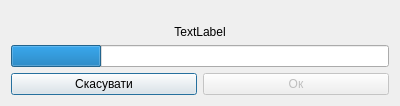
<?xml version="1.0" encoding="UTF-8"?>
<ui version="4.0">
 <class>Dialog</class>
 <widget class="QDialog" name="Dialog">
  <property name="geometry">
   <rect>
    <x>0</x>
    <y>0</y>
    <width>400</width>
    <height>106</height>
   </rect>
  </property>
  <property name="windowTitle">
   <string>Dialog</string>
  </property>
  <layout class="QVBoxLayout" name="verticalLayout">
   <item>
    <widget class="QLabel" name="notificationLabel">
     <property name="sizePolicy">
      <sizepolicy hsizetype="Preferred" vsizetype="Expanding">
       <horstretch>0</horstretch>
       <verstretch>0</verstretch>
      </sizepolicy>
     </property>
     <property name="text">
      <string>TextLabel</string>
     </property>
     <property name="alignment">
      <set>Qt::AlignmentFlag::AlignBottom|Qt::AlignmentFlag::AlignHCenter</set>
     </property>
    </widget>
   </item>
   <item>
    <widget class="QProgressBar" name="progressBar">
     <property name="sizePolicy">
      <sizepolicy hsizetype="Expanding" vsizetype="Maximum">
       <horstretch>0</horstretch>
       <verstretch>0</verstretch>
      </sizepolicy>
     </property>
     <property name="value">
      <number>24</number>
     </property>
     <property name="textVisible">
      <bool>false</bool>
     </property>
    </widget>
   </item>
   <item>
    <layout class="QHBoxLayout" name="horizontalLayout">
     <item>
      <widget class="QPushButton" name="cancelPushButton">
       <property name="text">
        <string>Скасувати</string>
       </property>
      </widget>
     </item>
     <item>
      <widget class="QPushButton" name="nextPushButton">
       <property name="enabled">
        <bool>false</bool>
       </property>
       <property name="sizePolicy">
        <sizepolicy hsizetype="Preferred" vsizetype="Maximum">
         <horstretch>0</horstretch>
         <verstretch>0</verstretch>
        </sizepolicy>
       </property>
       <property name="layoutDirection">
        <enum>Qt::LayoutDirection::LeftToRight</enum>
       </property>
       <property name="text">
        <string>Ок</string>
       </property>
       <property name="default">
        <bool>false</bool>
       </property>
       <property name="flat">
        <bool>false</bool>
       </property>
      </widget>
     </item>
    </layout>
   </item>
  </layout>
 </widget>
 <resources/>
 <connections/>
</ui>
